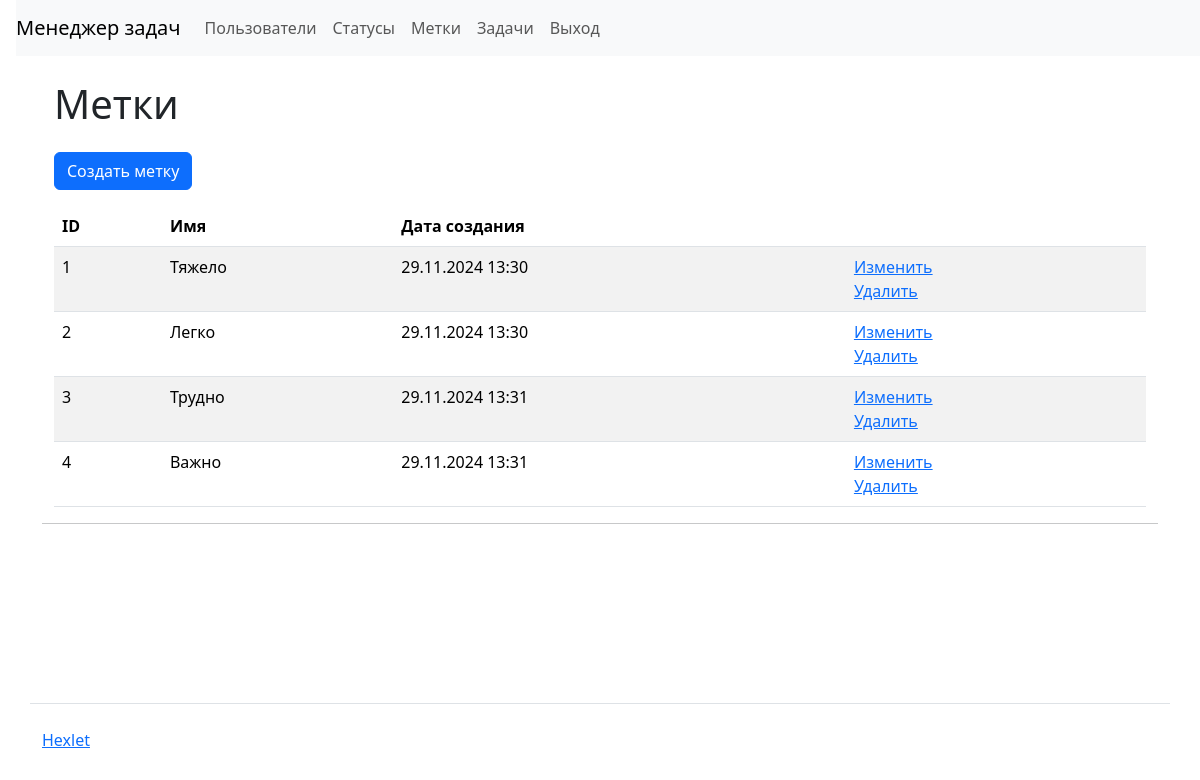
Page /labels/ (signed in) on the earlier database version.
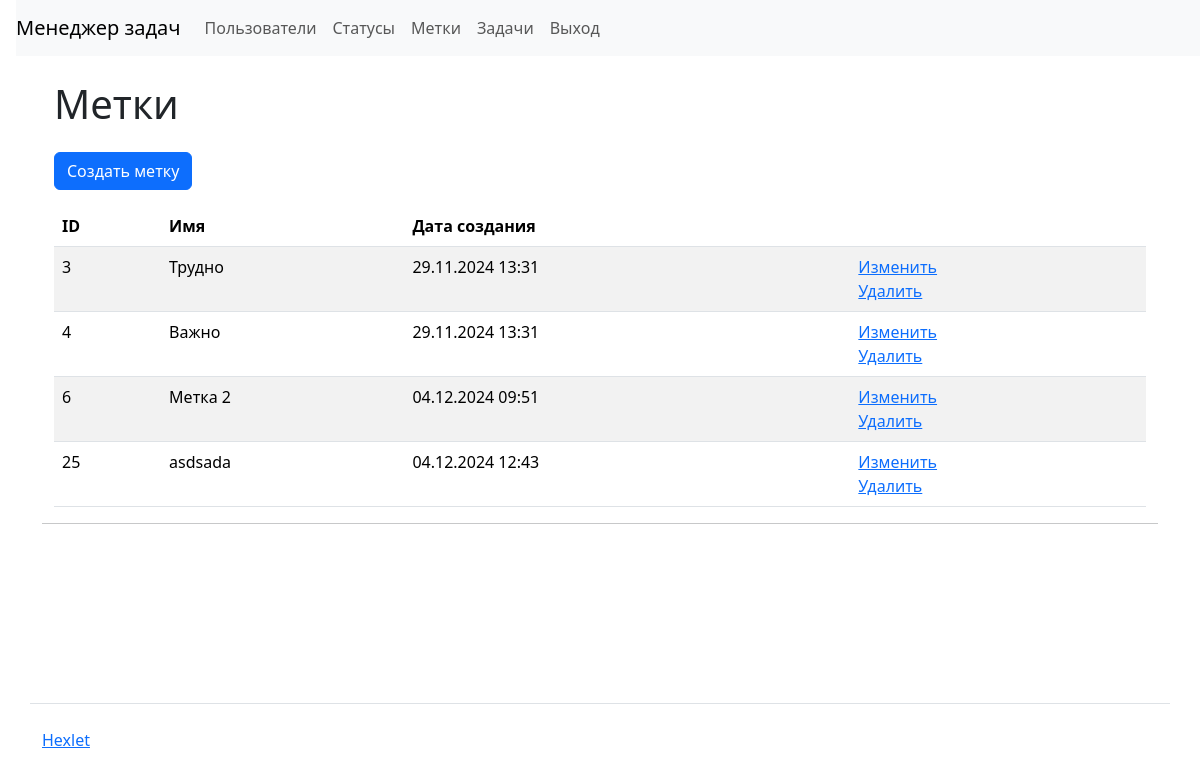
Same page on the later database version.
### task_manager/labels/models.py (models this page shows, shortened)
class Labels(models.Model):
    label_name = models.CharField(max_length=255, verbose_name='Имя')
    time_create = models.DateTimeField(
        auto_now_add=True,
        verbose_name='Дата создания')

### task_manager/labels/views.py (the view)
# urls.py: path('', views.LabelsHome.as_view(),
class LabelsHome(LoginRequiredMixin,
                 SuccessMessageMixin,
                 ListView):
    model = Labels
    template_name = 'labels/labels.html'
    context_object_name = 'labels'
    extra_context = {
        'title': 'Метки'
    }
    def get_queryset(self):
        return Labels.objects.all()

### task_manager/templates/labels/labels.html
{% extends 'base.html' %}
{% block content %}
<div class="container wrapper flex-grow-1">
<h1 class="my-4">{{ title }}</h1>
<a class="btn btn-primary mb-3" href="/labels/create/">Создать метку</a>
  <table ble class="table table-striped">
    <thead>
      <tr>
        <th>ID</th>
        <th>Имя</th>
        <th>Дата создания</th>
        <th></th>
      </tr>
    </thead>
    <tbody>
      {% for label in labels %}
        <tr>
          <td>{{ label.pk }}</td>
          <td>{{ label.label_name }}</td>
          <td>{{ label.time_create|date:"d.m.Y H:i" }}</td>
          <td>
            <a href="{% url 'labels_update' label.pk %}">Изменить</a>
            <br>
            <a href="{% url 'labels_delete' label.pk %}">Удалить</a>
          </td>
        </tr>
      {% endfor %}
    </tbody>
  </table>
  </div>
  <hr>
{% endblock %}

Differences in the rows shown:
removed Labels: pk "1", label_name "Тяжело", time_create "29.11.2024 13:30"
removed Labels: pk "2", label_name "Легко", time_create "29.11.2024 13:30"
added Labels: pk "6", label_name "Метка 2", time_create "04.12.2024 09:51"
added Labels: pk "25", label_name "asdsada", time_create "04.12.2024 12:43"
